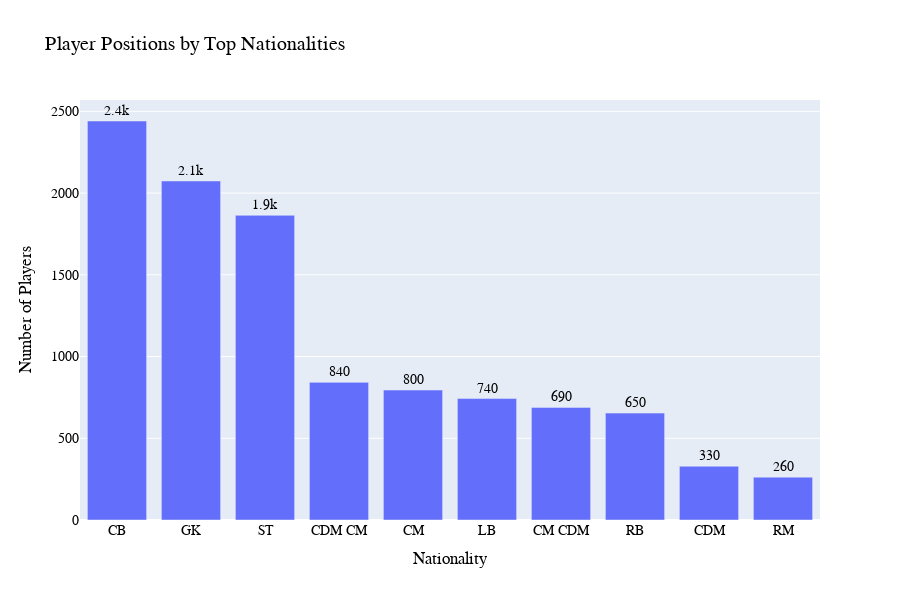

Notebook code for this chart:
### Markdown cell above
- Player Positions by Top Nationalities

### Code cell
position_counts = position_counts.iloc[::-1]

fig7= px.bar(fifa,
             x = position_counts.index , y= position_counts.values,
             title='Player Positions by Top Nationalities',
             text_auto=".2s")


fig7.update_xaxes(title_text = 'Nationality')
fig7.update_yaxes(title_text = 'Number of Players')
fig7.update_traces(textposition = 'outside')
fig7.update_layout(width = 900 , height = 600,font=dict(family="Arial",size= 14  ,color = "black"))

### Figure 1 — Plotly figure (JSON) as saved in the notebook; plotly's stock layout.template omitted (floating-point values rounded to 4 significant figures)
{"data": [{"alignmentgroup": "True", "hovertemplate": "x=%{x}<br>y=%{y}<extra></extra>", "legendgroup": "", "marker": {"color": "#636efa", "pattern": {"shape": ""}}, "name": "", "offsetgroup": "", "orientation": "v", "showlegend": false, "textposition": "outside", "texttemplate": "%{y:.2s}", "type": "bar", "x": ["CB", "GK", "ST", "CDM CM", "CM", "LB", "CM CDM", "RB", "CDM", "RM"], "xaxis": "x", "y": [2441, 2074, 1864, 842, 795, 743, 689, 654, 329, 262], "yaxis": "y"}], "layout": {"barmode": "relative", "font": {"color": "black", "family": "Arial", "size": 14}, "height": 600, "legend": {"tracegroupgap": 0}, "title": {"text": "Player Positions by Top Nationalities"}, "width": 900, "xaxis": {"anchor": "y", "domain": [0, 1], "title": {"text": "Nationality"}}, "yaxis": {"anchor": "x", "domain": [0, 1], "title": {"text": "Number of Players"}}}}
